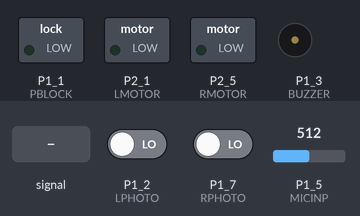
A sketch run on a simulated TI MSP430 LaunchPad. Parts: switched loads named in the sketch (green lamp = pin HIGH), buzzer (waves = sounding). Dashed ring = blinking. The inputs (shaded band) are chosen by the test bench; at power-on: P1_5 (MICINP) = 512, P1_2 (LPHOTO) LOW, P1_7 (RPHOTO) LOW.

Above: at 2.8 s.
2.9 s: P1_5 (MICINP) fed a 200 Hz sine of ±255 counts around its level
At 9.9 s:
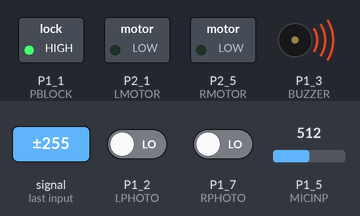
12.7 s: P1_5 (MICINP) set to 590
At 15.8 s:
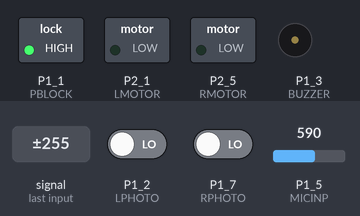
16.2 s: P1_5 (MICINP) set to 614
At 18.1 s:
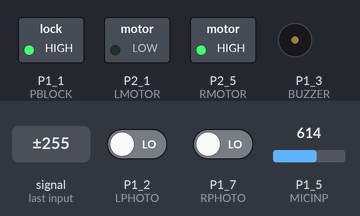
Timing chart, 0 to 22.2 s (numbered marks = the images above; inputs shaded):
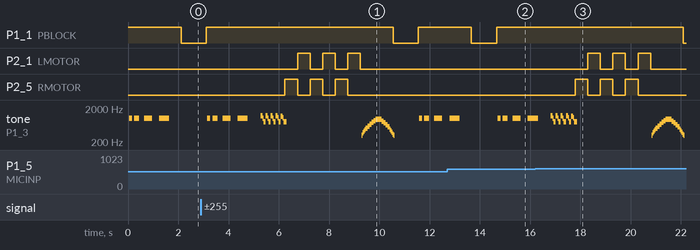

The sketch:

sketch_7MOD.ino
```cpp
//***************************************************************************************
//  EE40LX
//  Sketch 7.1
//
//  Description; Final code that runs the robot
//
//  Tom Zajdel
//  University of California, Berkeley
//  February 23, 2014
//
//***************************************************************************************
int GRNLED = P1_0;
int PBLOCK = P1_1;  // set PBLOCK as P1.1 alias
int BUZZER = P1_3;  // set BUZZER as P1.3 alias
int LMOTOR = P2_1;  // set LMOTOR as P2.1 alias
int RMOTOR = P2_5;  // set RMOTOR as P1.6 alias
int LPHOTO = P1_2;  // set LPHOTO as P1.2 alias
int RPHOTO = P1_7;  // set RPHOTO as P1.7 alias
int MICINP = A5;    // set MICINP as A5   alias

int MPOW   = 255;   // set motors to use 50% PWM (possible values 0-255)
int MICTHRESH = 600; // set microphone trigger threshold (possible values 0-1023)

int i;
int val;
int maxval;

void setup()
{
  Serial.begin(9600);

  // set outputs
  pinMode(LMOTOR, OUTPUT);
  pinMode(RMOTOR, OUTPUT);
  pinMode(BUZZER, OUTPUT);
  pinMode(PBLOCK, OUTPUT);

  // set inputs
  pinMode(LPHOTO, INPUT);
  pinMode(RPHOTO, INPUT);

}

void loop()
{
  digitalWrite(PBLOCK, HIGH);
  delay(1);
  analogWrite(LMOTOR,0);        // turn off both motors
  analogWrite(RMOTOR,0);

  // Step 1: beep a bunch of times!
  for (i=1; i<5; i++)
  {
    beep(BUZZER, 1000, 100*i);
    delay(100*i);

  }
  i=0;

  // Step 2: listen to the microphone for ~100 ms
  maxval = 0;
  for (i=1; i<100; i++)
  {
    val = analogRead(MICINP);
    if (val > maxval)
      maxval = val;
    delay(1);
  }

  // If the largest voltage detected is above 1.94 V (3.3*600/1023),
  // commence the "beep dance" response
  if (maxval > MICTHRESH)
  {
    // Make the "siren" noise by alternating 1200 Hz and 800 Hz tones
    for (i=0; i<5; i++)
    {
        beep(BUZZER, 1200, 100);
        beep(BUZZER, 800,  100);
    }
    i=0;
    // Shake motors back and forth rapidly
    for (i=0; i<3; i++)
    {
       analogWrite(RMOTOR, MPOW);
        delay(500);
        analogWrite(RMOTOR, 0);
        analogWrite(LMOTOR, MPOW);
        delay(500);
        analogWrite(LMOTOR, 0);
    }
    i=0;
    // Make a series of tones with increasing frequency from 300-100 Hz
    // then come back down
    for (i=30; i<100; i+=1)
      beep(BUZZER, 10*i, 10);
    for (i=100; i>30; i-=1)
      beep(BUZZER, 10*i, 10);
  }
  // Step 3: read the status of photocells and adjust motor output
 // digitalWrite(PBLOCK, HIGH);      // supply 3.3V to the power rail

  digitalWrite(PBLOCK, HIGH);      // supply 3.3V to the power rail
  delayMicroseconds(20);           // delay briefly to allow comparator outputs to settle

  if (digitalRead(LPHOTO))         // check each photocell/circuit output and determine
    analogWrite(LMOTOR, MPOW);     // whether to run on the left motor...
    analogWrite(LMOTOR, 0);

  if (digitalRead(RPHOTO))         // ...or right motor
    analogWrite(RMOTOR, MPOW);
    analogWrite(RMOTOR, 0);
  digitalWrite(PBLOCK, LOW);       // turn the power-blocked rail off

  sleep(500);                      // wait 500 ms


  //digitalWrite(PBLOCK, LOW);       // turn the power-blocked rail off

  sleep(500);                      // wait 500 ms


}
void beep(int pin, int freq, long ms)  	//generate a square wave at a given frequency for ms miliseconds
{
	int k;
        long semiper = (long) (1000000/(freq*2));
        long loops = (long)((ms*1000)/(semiper*2));
	for (k=0;k<loops;k++)
	{
            digitalWrite(pin, HIGH);  //set buzzer pin high
	    delayMicroseconds(semiper);  //for half of the period
	    digitalWrite(pin, LOW);   //set buzzer pin low
            delayMicroseconds(semiper);  //for the other half of the period
	}
}
```

Measured:
- the behaviour switches between 600 and 601 on P1_5 (MICINP) (found by bisection; images 2 and 3)
- after the input at 2.9 s, P2_1 (LMOTOR): alternates HIGH for 0.50 s and LOW for 0.50 s, 6 changes in all, then stays LOW, starting after 3.8 s; P2_5 (RMOTOR): alternates HIGH for 0.50 s and LOW for 0.50 s, 6 changes in all, then stays LOW, starting after 3.3 s
- after the input at 12.7 s, P1_1 (PBLOCK): HIGH → LOW after 0.97 s, → HIGH 1.0 s later; P2_1 (LMOTOR): stays LOW (without the input it goes to HIGH after 2.5 s); P2_5 (RMOTOR): stops changing and stays LOW
- after the input at 16.2 s, P2_1 (LMOTOR): alternates HIGH for 0.50 s and LOW for 0.50 s, 6 changes in all, then stays LOW, starting after 2.1 s; P2_5 (RMOTOR): alternates HIGH for 0.50 s and LOW for 0.50 s, 6 changes in all, then stays LOW, starting after 1.6 s
- by itself, tone on P1_3 (BUZZER): plays 992 Hz for 0.12 s, 992 Hz for 0.20 s, 992 Hz for 0.32 s, 992 Hz for 0.40 s, 1190 Hz for 0.08 s, 983 Hz for 0.04 s … (41 notes in this stretch)
